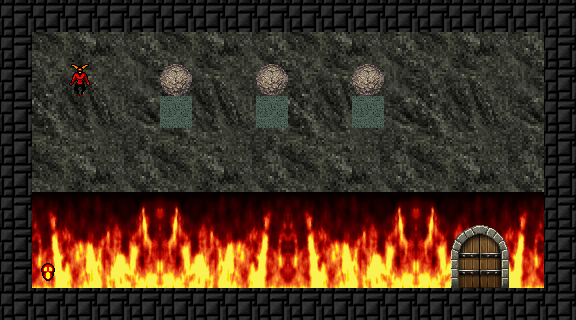

Rendered tile map (Tiled .tmx) drawn with the repository's tilesets; below, a short description and the map source with its tile grids summarised:
An orthogonal 18x10 tile map with 32x32 px tiles, 8 tile layers (Background, BurningFlames, Gate, Walls, ...), 2 tilesets and 2 objects (Camera, WorldBoundingBox).

<map version="1.5" tiledversion="1.5.0" orientation="orthogonal" renderorder="right-down" compressionlevel="0" width="18" height="10" tilewidth="32" tileheight="32" infinite="0" nextlayerid="49" nextobjectid="2187">
 <editorsettings>
  <chunksize width="37" height="37" />
 </editorsettings>
 <properties>
  <property name="BACKGROUND_TEXTURE" value="background1" />
  <property name="FRAME_DURATION" type="float" value="0.2" />
  <property name="LEVEL_TIMEOUT" type="float" value="50" />
  <property name="LEVEL_TITLE" value="A NICE new friend" />
  <property name="MAIN_CAMERA" type="object" value="2114" />
  <property name="MUSIC" value="game_music1" />
  <property name="PLAYER_START" type="object" value="0" />
  <property name="REQUIRED_DIAMOND" type="int" value="6" />
 </properties>
 <tileset firstgid="1" source="../tilesets/tileset.tsx" />
 <tileset firstgid="41" name="background" tilewidth="800" tileheight="600" tilecount="1" columns="1">
  <image source="../textures/GameBackground.png" width="800" height="600" />
 </tileset>
 <group id="45" name="Groupe 2">
  <group id="40" name="Groupe 1">
   <properties>
    <property name="INFINITE_BOUNDING_BOX" type="bool" value="true" />
    <property name="OBJECT_REFERN" type="object" value="0" />
   </properties>
   <layer id="39" name="Background" width="18" height="10">
    <properties>
     <property name="DISPLACEMENT_RATIO_X" type="float" value="0.5" />
     <property name="DISPLACEMENT_RATIO_Y" type="float" value="0.5" />
     <property name="DYNAMIC_PARTICLES" type="bool" value="false" />
     <property name="DYNAMIC_VERTICES" type="bool" value="false" />
     <property name="HEIGHT_BITS_MODE" type="bool" value="true" />
    </properties>
    <data>[180 cells, 15 non-empty, 1 distinct tile ids]</data>
   </layer>
   <objectgroup id="26" name="Camera">
    <properties>
     <property name="OBJECT_REFERENCE" type="object" value="1" />
    </properties>
    <object id="2114" name="Camera" type="Camera" x="21.3612" y="9.7297" width="540" height="303">
     <properties>
      <property name="CAMERA" type="bool" value="false" />
      <property name="CAMERA_COMPONENTS" value="MyAutoRecenterToPlayerCameraComponent" />
     </properties>
    </object>
    <object id="2185" name="World" type="WorldBoundingBox" x="3.84848" y="3.48488" width="569.545" height="314.091" />
   </objectgroup>
   <layer id="37" name="BurningFlames" width="18" height="10">
    <properties>
     <property name="MATERIAL" value="BurningFlames" />
    </properties>
    <data>[180 cells, 4 non-empty, 1 distinct tile ids]</data>
   </layer>
   <layer id="47" name="Gate" width="18" height="10">
    <properties>
     <property name="COLLISION_MASK" value="Gate" />
    </properties>
    <data>[180 cells, 1 non-empty, 1 distinct tile ids]</data>
   </layer>
   <layer id="25" name="Walls" width="18" height="10">
    <properties>
     <property name="COLLISION_MASK" value="World" />
     <property name="DYNAMIC_PARTICLES" type="bool" value="true" />
     <property name="DYNAMIC_VERTICES" type="bool" value="true" />
     <property name="HEIGHT_BITS_MODE" type="bool" value="true" />
     <property name="PLAYER_COLLISIONS_ENABLED" type="bool" value="true" />
     <property name="TILE_FLAG_PROCESSORS" value="MyComputeNeighbourFlags, ComputePlatformerFlagProcessor" />
    </properties>
    <data>[180 cells, 52 non-empty, 1 distinct tile ids]</data>
   </layer>
   <layer id="46" name="GameObjects" width="18" height="10">
    <properties>
     <property name="COLLISION_MASK" value="World" />
     <property name="HEIGHT_BITS_MODE" type="bool" value="true" />
    </properties>
    <data>[180 cells, 6 non-empty, 2 distinct tile ids]</data>
   </layer>
   <layer id="38" name="Animated" width="18" height="10">
    <properties>
     <property name="COLLISION_MASK" value="World" />
     <property name="HEIGHT_BITS_MODE" type="bool" value="true" />
    </properties>
    <data>[180 cells, 1 non-empty, 1 distinct tile ids]</data>
   </layer>
   <layer id="27" name="PlayerAndCamera" width="18" height="10">
    <properties>
     <property name="COLLISION_MASK" value="Player,World" />
     <property name="HEIGHT_BITS_MODE" type="bool" value="true" />
     <property name="PLAYER_COLLISIONS_ENABLED" type="bool" value="true" />
    </properties>
    <data>[180 cells, 1 non-empty, 1 distinct tile ids]</data>
   </layer>
   <layer id="48" name="Smoke" width="18" height="10">
    <properties>
     <property name="HEIGHT_BITS_MODE" type="bool" value="true" />
    </properties>
    <data>[180 cells, 0 non-empty, 0 distinct tile ids]</data>
   </layer>
  </group>
 </group>
</map>
